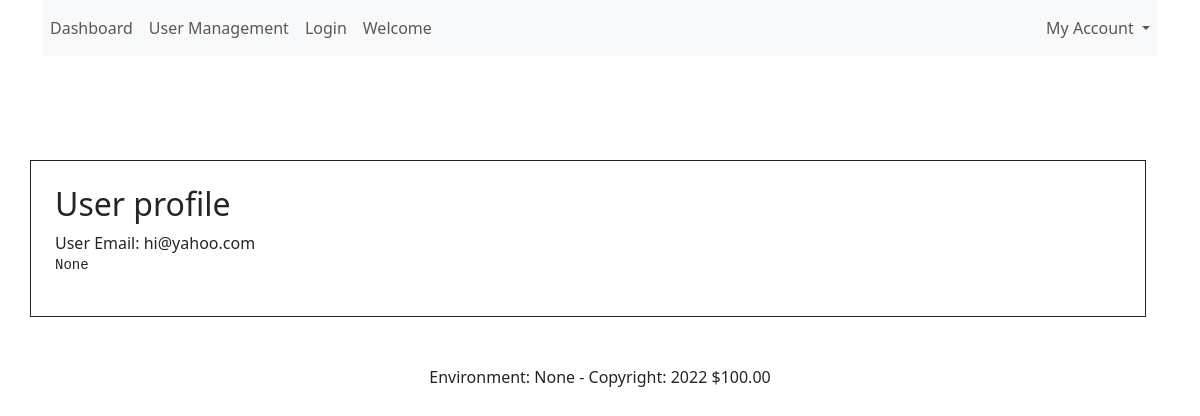
/users/1 (signed in), run on an earlier commit of the app's database.
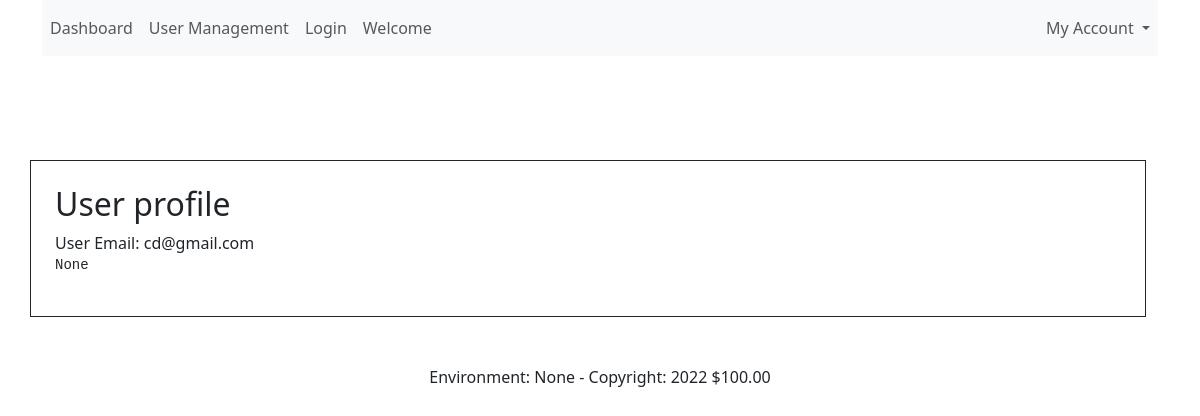
And on a later commit of the database.
### app/db/models/__init__.py (models this page shows, shortened)
class User(UserMixin, db.Model):
    __tablename__ = 'users'
    __table_args__ = {'extend_existing': True}
    id = db.Column(db.Integer, primary_key=True)
    email = db.Column(db.String(120), unique=True, nullable=False)
    password = db.Column(db.String(300), nullable=False, unique=True)
    about = db.Column(db.String(300), nullable=True, unique=False)
    authenticated = db.Column(db.Boolean, default=False)
    registered_on = db.Column('registered_on', db.DateTime)
    active = db.Column('is_active', db.Boolean(), nullable=False, server_default='1')
    is_admin = db.Column('is_admin', db.Boolean(), nullable=False, server_default='0')
    songs = db.relationship("Song", back_populates="user", cascade="all, delete", lazy=True)
    def is_active(self):
        return True

### app/auth/__init__.py (the view)
@auth.route('/users/<int:user_id>')
@login_required
def retrieve_user(user_id):
    user = User.query.get(user_id)
    return render_template('profile_view.html', user=user)

### app/__init__.py (called while the page is built)
@login_manager.user_loader
def user_loader(user_id):
    try:
        return User.query.get(int(user_id))
    except:
        return None

### app/context_processors/__init__.py (called while the page is built)
def utility_text_processors():
    message = "hello world"
    form = login_form()
    def deployment_environment():
        return getenv('FLASK_ENV', None)
    def current_year():
        currentDateTime = datetime.datetime.now()
        date = currentDateTime.date()
        year = date.strftime("%Y")
        return year
    def format_price(amount, currency="$"):
        return f"{currency}{amount:.2f}"
    return dict(
        form=form,
        mymessage=message,
        deployment_environment=deployment_environment(),
        year=current_year(),
        format_price=format_price
    )

### app/logging_config/__init__.py (called while the page is built)
@log_con.before_app_request
def before_request_logging():
    current_app.logger.info("Before Request")
    log = logging.getLogger("myApp")
    log.info("My App Logger")

### app/auth/templates/profile_view.html
{% extends "base.html" %}
{% block content %}
    <div class="row mt-5">
         <div class="border border-1 border-dark mx-auto p-4">
             <h2>User profile</h2>
                User Email: {{ user.email }}
                <pre>{{ user.about }}</pre>
         </div>
    </div>
{% endblock %}

What changed in the data, as far as the page shows it:
changed User "None": email "hi@yahoo.com" → "cd@gmail.com"
